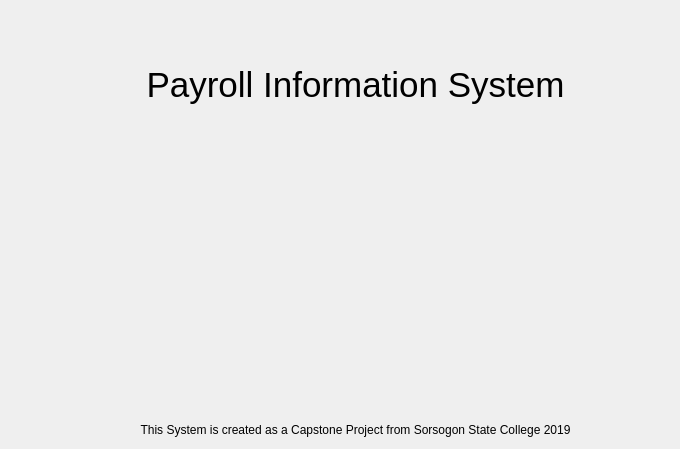
    <widget class="QWidget" name="tab_8">
     <attribute name="title">
      <string>home</string>
     </attribute>
     <widget class="QLabel" name="label_12">
      <property name="geometry">
       <rect>
        <x>40</x>
        <y>60</y>
        <width>631</width>
        <height>51</height>
       </rect>
      </property>
      <property name="text">
       <string>&lt;html&gt;&lt;head/&gt;&lt;body&gt;&lt;p align=&quot;center&quot;&gt;&lt;span style=&quot; font-size:26pt;&quot;&gt;Payroll Information System&lt;/span&gt;&lt;/p&gt;&lt;/body&gt;&lt;/html&gt;</string>
      </property>
     </widget>
     <widget class="QPushButton" name="home_logo">
      <property name="geometry">
       <rect>
        <x>240</x>
        <y>100</y>
        <width>221</width>
        <height>191</height>
       </rect>
      </property>
      <property name="text">
       <string/>
      </property>
      <property name="icon">
       <iconset resource="icons.qrc">
        <normaloff>:/icons/SORSOGON.png</normaloff>
        <disabledoff>:/icons/SORSOGON.png</disabledoff>
        <disabledon>:/icons/SORSOGON.png</disabledon>:/icons/SORSOGON.png</iconset>
      </property>
      <property name="iconSize">
       <size>
        <width>300</width>
        <height>300</height>
       </size>
      </property>
      <property name="flat">
       <bool>true</bool>
      </property>
     </widget>
     <widget class="QPushButton" name="home_design">
      <property name="geometry">
       <rect>
        <x>70</x>
        <y>250</y>
        <width>511</width>
        <height>171</height>
       </rect>
      </property>
      <property name="text">
       <string/>
      </property>
      <property name="icon">
       <iconset resource="icons.qrc">
        <normaloff>:/icons/ph_design.png</normaloff>
        <disabledoff>:/icons/ph_design.png</disabledoff>
        <disabledon>:/icons/ph_design.png</disabledon>:/icons/ph_design.png</iconset>
      </property>
      <property name="iconSize">
       <size>
        <width>450</width>
        <height>400</height>
       </size>
      </property>
      <property name="flat">
       <bool>true</bool>
      </property>
     </widget>
     <widget class="QLabel" name="label_13">
      <property name="geometry">
       <rect>
        <x>40</x>
        <y>420</y>
        <width>631</width>
        <height>20</height>
       </rect>
      </property>
      <property name="text">
       <string>This System is created as a Capstone Project from Sorsogon State College 2019</string>
      </property>
      <property name="alignment">
       <set>Qt::AlignCenter</set>
      </property>
     </widget>
    </widget>
